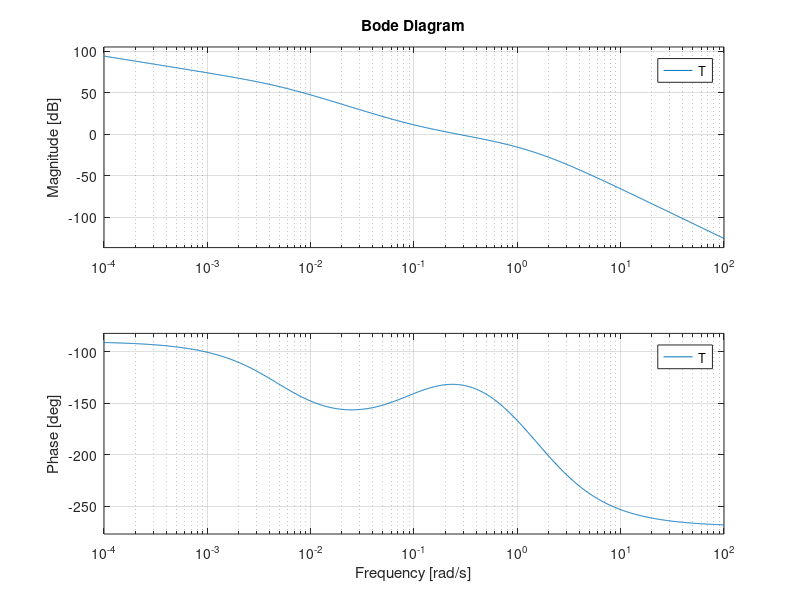

Here is the MATLAB script that generated this plot:
close all
clear all
clc
% Calculate the value of gain K from staedy state value e_ss and use it. 
num=[5];
den=[0.5 1.5 1 0];
G=tf(num,den)
C = tf([10 1],[195 1]);
T = C*G
f = feedback(T,1);
bode(T)
[A,b,c,d] = margin(T)